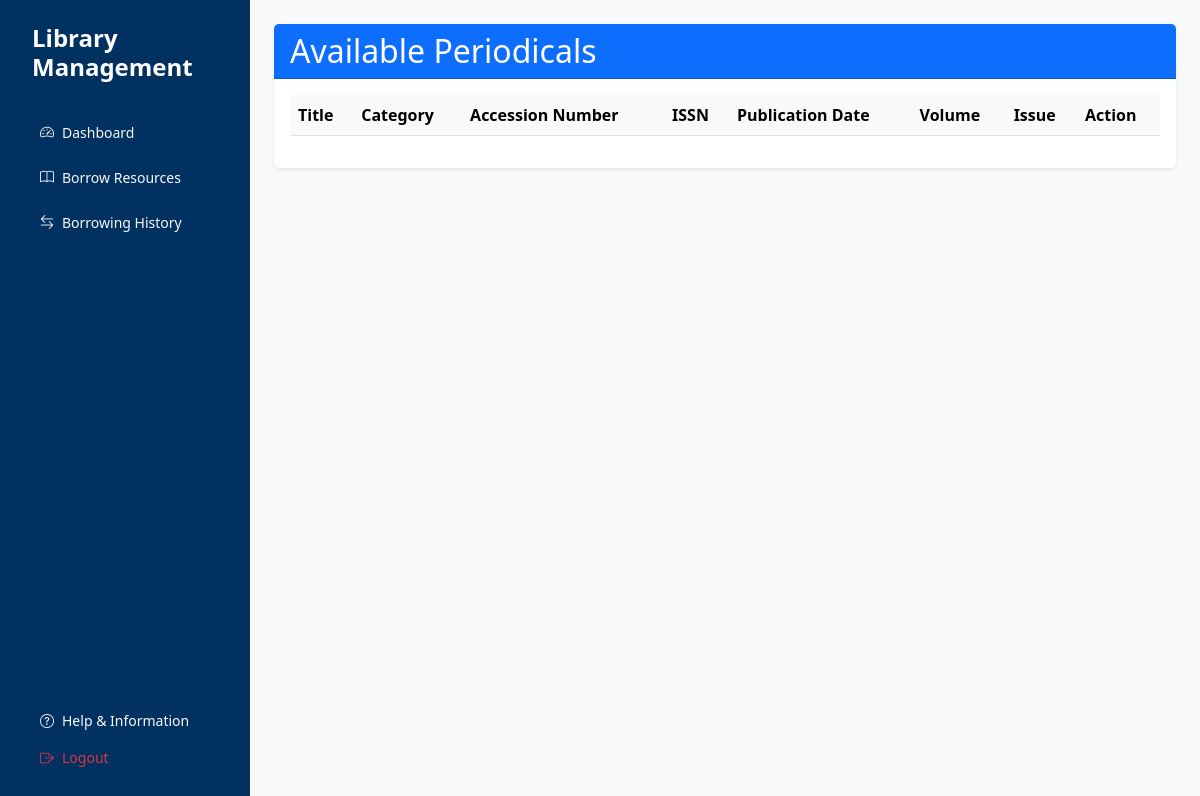
The page /interface/borrow-periodicals.php (signed in) on the database as committed earlier.
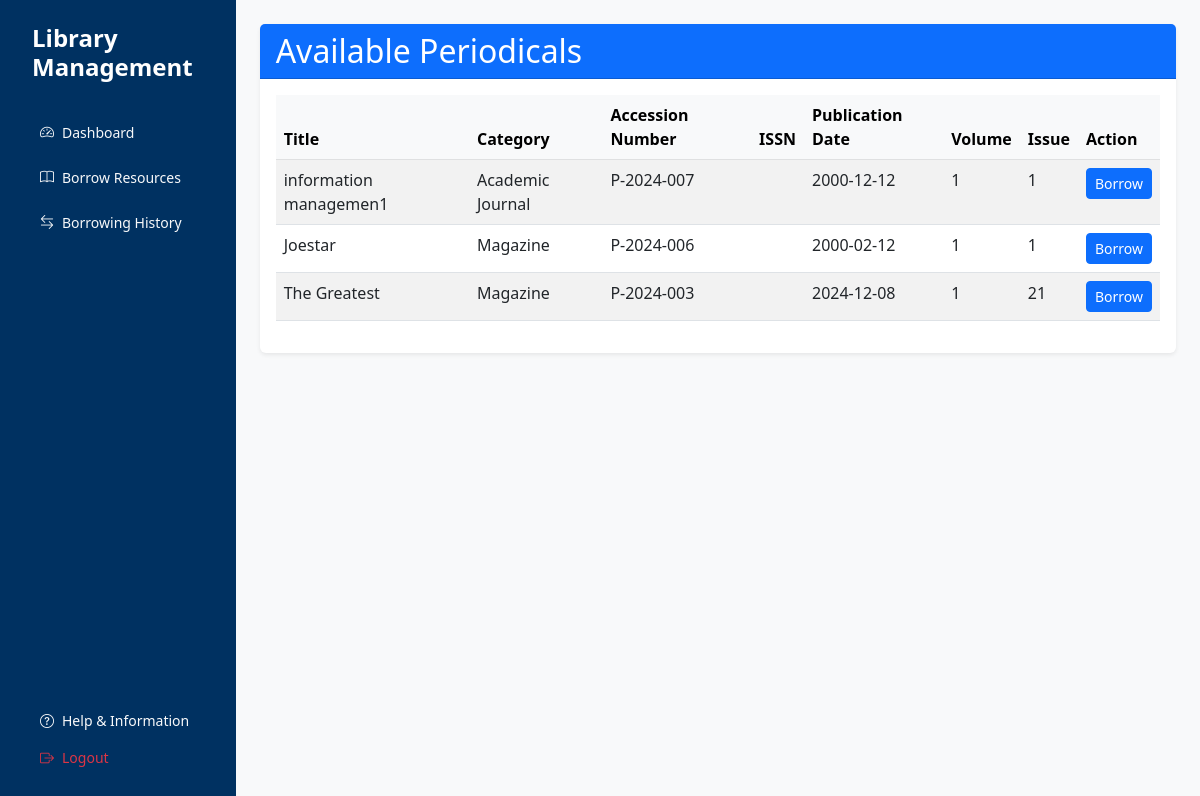
The same page on the database as committed later.
### tables this page shows
CREATE TABLE `periodicals` (
  `periodical_id` int(11) NOT NULL,
  `resource_id` int(11) NOT NULL,
  `issn` varchar(8) NOT NULL,
  `volume` varchar(20) DEFAULT NULL,
  `issue` varchar(20) DEFAULT NULL,
  `publication_date` date DEFAULT NULL
);

CREATE TABLE `library_resources` (
  `resource_id` int(11) NOT NULL,
  `title` varchar(255) NOT NULL,
  `accession_number` varchar(20) NOT NULL,
  `category` varchar(50) NOT NULL,
  `status` enum('available','borrowed','maintenance') DEFAULT 'available',
  `created_at` timestamp NOT NULL DEFAULT current_timestamp(),
  `updated_at` timestamp NOT NULL DEFAULT current_timestamp() ON UPDATE current_timestamp(),
  `cover_image` varchar(255) DEFAULT NULL
);

### controller/BorrowingController.php (called while the page is built, shortened)
<?php
require_once '../config/Database.php';
class BorrowingController {
    private $conn;
    public function __construct() {
        $database = new Database();
        $this->conn = $database->getConnection();
    }
    public function getAvailablePeriodicals($type = 'periodical') {
        try {
            $query = "SELECT lr.*, p.*
                      FROM library_resources lr
                      JOIN periodicals p ON lr.resource_id = p.resource_id
                      WHERE lr.status = 'available'
                      ORDER BY lr.created_at DESC";
            $stmt = $this->conn->prepare($query);
            $stmt->execute();
            $results = $stmt->fetchAll(PDO::FETCH_ASSOC);
            return $results;
        } catch (PDOException $e) {
            error_log("Get available periodicals error: " . $e->getMessage());
            return [];
        }
    }
}

### config/Database.php (called while the page is built, shortened)
<?php
class Database {
    private $host = "localhost";
    private $port = "3307";
    private $db_name = "library_management";
    private $username = "root";
    private $password = "";
    public function getConnection() {
        $this->conn = null;
        try {
            $this->conn = new PDO(
                "mysql:host=" . $this->host . ";port=" . $this->port . ";dbname=" . $this->db_name,
                $this->username,
                $this->password
            );
            $this->conn->setAttribute(PDO::ATTR_ERRMODE, PDO::ERRMODE_EXCEPTION);
        } catch(PDOException $e) {
            echo "Connection Error: " . $e->getMessage();
        }
        return $this->conn;
    }
}

### interface/borrow-periodicals.php (the view, shortened to what this page needs)
<?php
require_once '../controller/BorrowingController.php';
$borrowingController = new BorrowingController();
$availablePeriodicals = $borrowingController->getAvailablePeriodicals();
?>
<!DOCTYPE html>
<html lang="en">
<head>
    <link href="https://cdnjs.cloudflare.com/ajax/libs/bootstrap/5.3.0/css/bootstrap.min.css" rel="stylesheet">
    <link href="https://cdnjs.cloudflare.com/ajax/libs/bootstrap-icons/1.7.2/font/bootstrap-icons.min.css" rel="stylesheet">
    <link href="../css/custom.css" rel="stylesheet">
</head>
<body>
    <div class="d-flex">
        <?php include 'includes/sidebarModal.php'; ?>
        <main class="flex-grow-1 bg-light">
            <div class="container-fluid p-4">
                <div class="row">
                    <div class="col-12">
                        <div class="card shadow-sm">
                            <div class="card-header bg-primary text-white">
                                <h2 class="mb-0">Available Periodicals</h2>
                            </div>
                            <div class="card-body">
                                <div class="table-responsive">
                                    <table class="table table-striped table-hover">
                                    <thead class="table-light">
                                    <tr>
                                        <th>Title</th>
                                        <th>Category</th>
                                        <th>Accession Number</th>
                                        <th>ISSN</th>
                                        <th>Publication Date</th>
                                        <th>Volume</th>
                                        <th>Issue</th>
                                        <th>Action</th>
                                    </tr>
                                </thead>
                                <tbody>
                                    <?php foreach ($availablePeriodicals as $periodicals): ?>
                                    <tr>
                                        <td><?php echo htmlspecialchars($periodicals['title']); ?></td>
                                        <td><?php echo htmlspecialchars($periodicals['category']); ?></td>
                                        <td><?php echo htmlspecialchars($periodicals['accession_number']); ?></td>
                                        <td><?php echo htmlspecialchars($periodicals['publisher']); ?></td>
                                        <td><?php echo htmlspecialchars($periodicals['publication_date']); ?></td>
                                        <td><?php echo htmlspecialchars($periodicals['volume']); ?></td>
                                        <td><?php echo htmlspecialchars($periodicals['issue']); ?></td>
                                        <td>
                                            <form method="POST">
                                                <button type="submit" class="btn btn-primary btn-sm">Borrow</button>
                                            </form>
                                        </td>
                                    </tr>
                                    <?php endforeach; ?>
                                </tbody>
                                    </table>
                                </div>
                            </div>
                        </div>
                    </div>
                </div>
            </div>
        </main>
    </div>
</body>
</html>

Rows that differ between the two databases and show on the page:
added periodicals: resource.title "information managemen1", resource.category "Academic Journal", resource.accession_number "P-2024-007", publication_date "2000-12-12", volume "1", issue "1"
added periodicals: resource.title "Joestar", resource.category "Magazine", resource.accession_number "P-2024-006", publication_date "2000-02-12", volume "1", issue "1"
added periodicals: resource.title "The Greatest", resource.category "Magazine", resource.accession_number "P-2024-003", publication_date "2024-12-08", volume "1", issue "21"
